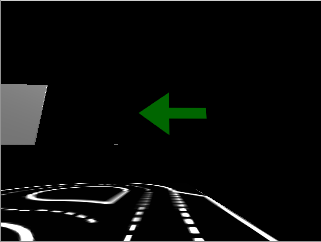
//> input picture feed/left.png, 321 x 242 px
$ ./Main   (built with g++ and OpenCV 4)
//> lines starting //> are read from the running program, lines starting //| are printed output that depends on the picture
#include <string.h>
#include "opencv2/imgproc/imgproc.hpp"
#include <stdio.h>
#include <stdlib.h>
#include <opencv/cv.h>
#include <opencv/cv.h>
#include <opencv2/nonfree/nonfree.hpp>
#include <opencv2/nonfree/features2d.hpp>
#include <opencv2/highgui/highgui.hpp>
#include <opencv2/core/core.hpp>
#include <opencv2/legacy/legacy.hpp>
#include <opencv2/opencv.hpp>
#include <vector>
#include <windows.h>
#include <fstream>      // std::ifstream
#include <iostream>
#include <sys/stat.h>
#include <sys/types.h>

using namespace cv;
using namespace std;

int main(int argc, char** argv) {

	Mat img, templ, img_display, result;

	img = imread( "feed/left.png", CV_LOAD_IMAGE_GRAYSCALE );
//> img: 242 rows x 321 cols, CV_8UC1; min 0, max 255, mean 12.1
	templ = imread( "semaphores_pics/parking0.png", CV_LOAD_IMAGE_GRAYSCALE );
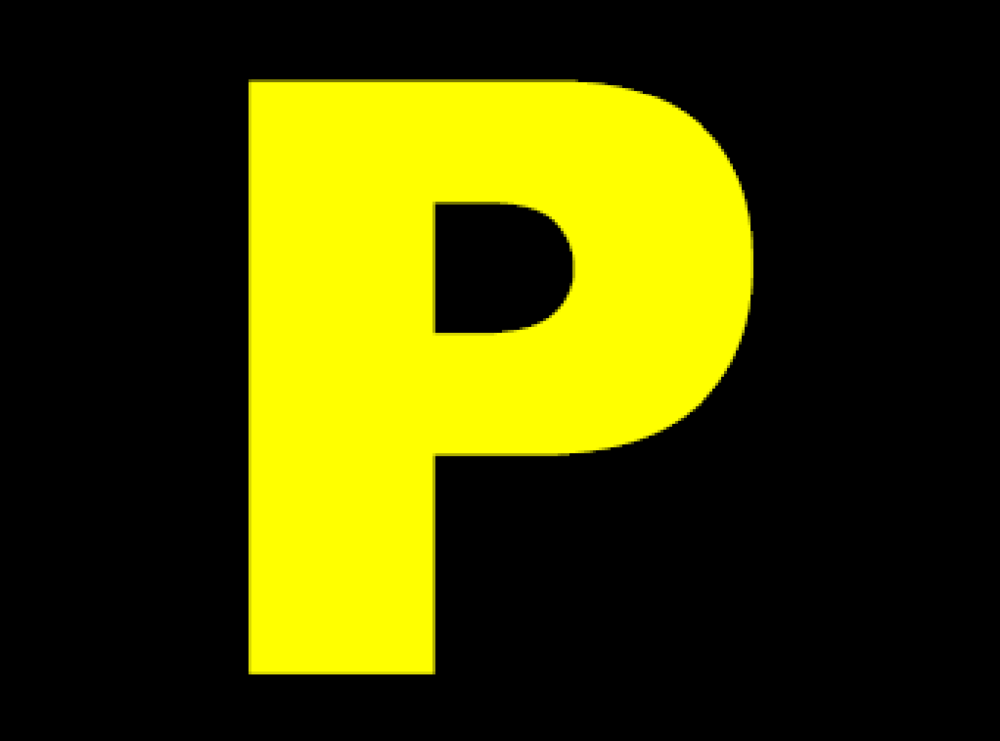
//> input picture semaphores_pics/parking0.png, 1000 x 741 px
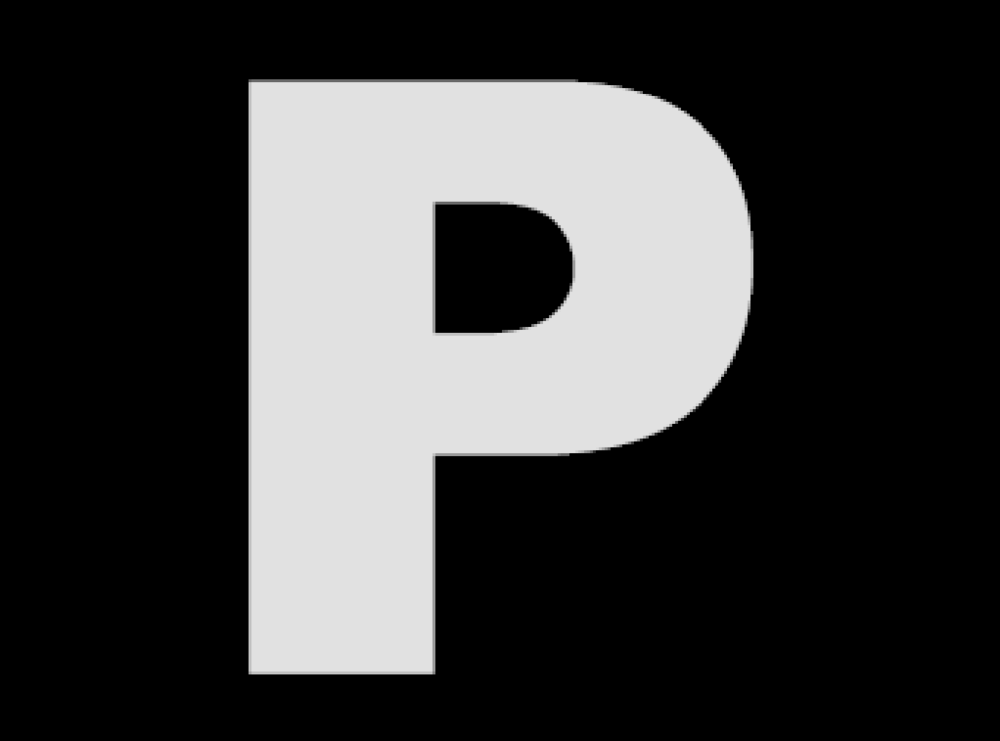
//> templ: 741 rows x 1000 cols, CV_8UC1; min 0, max 225, mean 60.7
	resize( templ, templ, Size(img.cols/3, img.rows/3) );
//> templ: 80 rows x 107 cols, CV_8UC1

	if (img.empty() || templ.empty()) {
		cout << "Invalid images." << endl;
		waitKey(0);
		return 1;
	}

	img.copyTo( img_display );

	int result_cols =  img.cols - templ.cols + 1;
//> result_cols = 215
	int result_rows = img.rows - templ.rows + 1;
//> result_rows = 163

	result.create( result_rows, result_cols, CV_32FC1 );
	matchTemplate(img, templ, result, CV_TM_SQDIFF  );
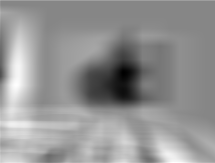
//> result: 163 rows x 215 cols, CV_32FC1; min 89749040, max 137438416, mean 117381752; drawn with min black and max white

	double minVal;
	double maxVal;
	Point minLoc;
	Point maxLoc;

	minMaxLoc( result, &minVal, &maxVal, &minLoc, &maxLoc, Mat() );
//> minVal = 89749040; maxVal = 137438416; minLoc = Point(123, 72); maxLoc = Point(173, 162)

	cout << "Template detected at: " << minLoc << endl;
//| Template detected at: [123, 72]

	rectangle( img_display, minLoc, Point( minLoc.x + templ.cols , minLoc.y + templ.rows ), Scalar(255,0,0),0.3, 8);
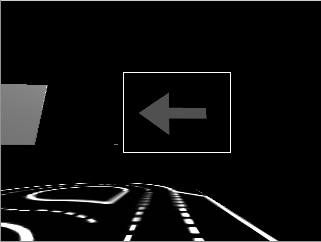
//> img_display: 242 rows x 321 cols, CV_8UC1; min 0, max 255, mean 13.3

	imshow( "Feed", img_display );

	waitKey(0);
	return 0;
}
